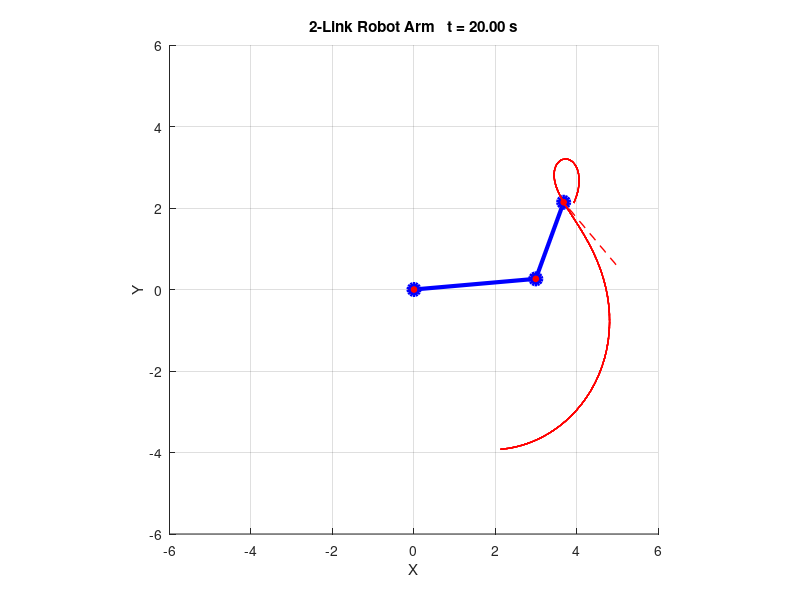

The MATLAB source for this figure:
clc;
clear;
close all;

% 링크 길이
L1 = 3;
L2 = 2;

% 초기 관절각: 도 단위
theta1_0 = input('첫 번째 관절의 초기각 theta1 (도): ');
theta2_0 = input('두 번째 관절의 초기각 theta2 (도): ');

% 각 관절의 회전 운동 설정
amplitude1 = 45;   % 첫 번째 관절의 회전 진폭 (도)
amplitude2 = 60;   % 두 번째 관절의 회전 진폭 (도)
frequency1 = 0.25; % 첫 번째 관절의 주파수 (Hz)
frequency2 = 0.50; % 두 번째 관절의 주파수 (Hz)

total_time = 20;   % 애니메이션 시간 (초)
dt = 0.02;         % 프레임 간 시간 간격 (초)

% 처음 위치 계산
theta1 = theta1_0 * pi / 180;
theta2 = theta2_0 * pi / 180;
R1 = [cos(theta1), -sin(theta1);
      sin(theta1),  cos(theta1)];
R2 = [cos(theta2), -sin(theta2);
      sin(theta2),  cos(theta2)];
P0 = [0; 0];
P1 = P0 + R1 * [L1; 0];
P2 = P1 + R1 * R2 * [L2; 0];

% 그래프 준비
fig = figure;
hold on;
grid on;
axis equal;
axis_limit = L1 + L2 + 1;
xlim([-axis_limit, axis_limit]);
ylim([-axis_limit, axis_limit]);
xlabel('X');
ylabel('Y');

% 로봇팔과 끝점 궤적 객체를 한 번만 만들고 좌표만 갱신
hArm = plot([P0(1), P1(1), P2(1)], ...
            [P0(2), P1(2), P2(2)], ...
            'b-o', 'LineWidth', 3, 'MarkerSize', 8, ...
            'MarkerFaceColor', 'r');
hTrace = plot(P2(1), P2(2), 'r--', 'LineWidth', 1);

traceX = P2(1);
traceY = P2(2);

% 시간에 따른 애니메이션
for t = 0:dt:total_time
    if ~ishandle(fig)
        break;
    end

    % 시간에 따라 변하는 관절각 (도)
    theta1_deg = theta1_0 + amplitude1 * sin(2 * pi * frequency1 * t);
    theta2_deg = theta2_0 + amplitude2 * cos(2 * pi * frequency2 * t);

    % 라디안 변환
    theta1 = theta1_deg * pi / 180;
    theta2 = theta2_deg * pi / 180;

    % 회전행렬
    R1 = [cos(theta1), -sin(theta1);
          sin(theta1),  cos(theta1)];
    R2 = [cos(theta2), -sin(theta2);
          sin(theta2),  cos(theta2)];

    % 관절 위치 계산
    P1 = P0 + R1 * [L1; 0];
    P2 = P1 + R1 * R2 * [L2; 0];

    % 끝점 궤적 저장
    traceX(end + 1) = P2(1);
    traceY(end + 1) = P2(2);

    % 그래프 갱신
    set(hArm, 'XData', [P0(1), P1(1), P2(1)], ...
              'YData', [P0(2), P1(2), P2(2)]);
    set(hTrace, 'XData', traceX, 'YData', traceY);
    title(sprintf('2-Link Robot Arm   t = %.2f s', t));

    drawnow;
    pause(dt);
end
